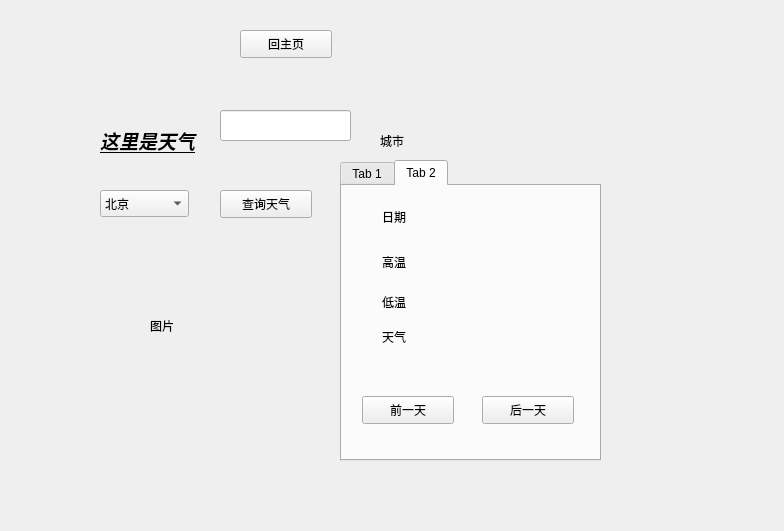
<?xml version="1.0" encoding="UTF-8"?>
<ui version="4.0">
 <class>Weather</class>
 <widget class="QWidget" name="Weather">
  <property name="geometry">
   <rect>
    <x>0</x>
    <y>0</y>
    <width>784</width>
    <height>531</height>
   </rect>
  </property>
  <property name="windowTitle">
   <string>Form</string>
  </property>
  <widget class="QPushButton" name="pushButton">
   <property name="geometry">
    <rect>
     <x>240</x>
     <y>30</y>
     <width>92</width>
     <height>28</height>
    </rect>
   </property>
   <property name="text">
    <string>回主页</string>
   </property>
  </widget>
  <widget class="QWidget" name="widget" native="true">
   <property name="geometry">
    <rect>
     <x>70</x>
     <y>90</y>
     <width>691</width>
     <height>431</height>
    </rect>
   </property>
   <widget class="QPushButton" name="pushButton_2">
    <property name="geometry">
     <rect>
      <x>150</x>
      <y>100</y>
      <width>92</width>
      <height>28</height>
     </rect>
    </property>
    <property name="text">
     <string>查询天气</string>
    </property>
   </widget>
   <widget class="QLabel" name="label">
    <property name="geometry">
     <rect>
      <x>30</x>
      <y>20</y>
      <width>141</width>
      <height>61</height>
     </rect>
    </property>
    <property name="text">
     <string>&lt;html&gt;&lt;head/&gt;&lt;body&gt;&lt;p&gt;&lt;span style=&quot; font-size:14pt; font-weight:700; font-style:italic; text-decoration: underline;&quot;&gt;这里是天气&lt;/span&gt;&lt;/p&gt;&lt;/body&gt;&lt;/html&gt;</string>
    </property>
   </widget>
   <widget class="QLabel" name="label_2">
    <property name="geometry">
     <rect>
      <x>310</x>
      <y>30</y>
      <width>111</width>
      <height>41</height>
     </rect>
    </property>
    <property name="text">
     <string>城市</string>
    </property>
   </widget>
   <widget class="QLabel" name="img">
    <property name="geometry">
     <rect>
      <x>80</x>
      <y>180</y>
      <width>111</width>
      <height>111</height>
     </rect>
    </property>
    <property name="text">
     <string>图片</string>
    </property>
   </widget>
   <widget class="QLineEdit" name="lineEdit">
    <property name="geometry">
     <rect>
      <x>150</x>
      <y>20</y>
      <width>131</width>
      <height>31</height>
     </rect>
    </property>
   </widget>
   <widget class="QComboBox" name="comboBox">
    <property name="geometry">
     <rect>
      <x>30</x>
      <y>100</y>
      <width>89</width>
      <height>27</height>
     </rect>
    </property>
    <item>
     <property name="text">
      <string>北京</string>
     </property>
    </item>
    <item>
     <property name="text">
      <string>南京</string>
     </property>
    </item>
    <item>
     <property name="text">
      <string>上海</string>
     </property>
    </item>
   </widget>
   <widget class="QTabWidget" name="tabWidget">
    <property name="geometry">
     <rect>
      <x>270</x>
      <y>70</y>
      <width>261</width>
      <height>301</height>
     </rect>
    </property>
    <property name="currentIndex">
     <number>1</number>
    </property>
    <widget class="QWidget" name="tab">
     <attribute name="title">
      <string>Tab 1</string>
     </attribute>
     <widget class="QLabel" name="label_3">
      <property name="geometry">
       <rect>
        <x>10</x>
        <y>20</y>
        <width>121</width>
        <height>41</height>
       </rect>
      </property>
      <property name="text">
       <string>温度</string>
      </property>
     </widget>
     <widget class="QLabel" name="label_5">
      <property name="geometry">
       <rect>
        <x>10</x>
        <y>80</y>
        <width>121</width>
        <height>61</height>
       </rect>
      </property>
      <property name="text">
       <string>天气</string>
      </property>
     </widget>
     <widget class="QLabel" name="label_4">
      <property name="geometry">
       <rect>
        <x>10</x>
        <y>160</y>
        <width>121</width>
        <height>31</height>
       </rect>
      </property>
      <property name="text">
       <string>PM2.5</string>
      </property>
     </widget>
    </widget>
    <widget class="QWidget" name="tab_2">
     <attribute name="title">
      <string>Tab 2</string>
     </attribute>
     <widget class="QLabel" name="label_6">
      <property name="geometry">
       <rect>
        <x>40</x>
        <y>20</y>
        <width>81</width>
        <height>21</height>
       </rect>
      </property>
      <property name="text">
       <string>日期</string>
      </property>
     </widget>
     <widget class="QLabel" name="label_7">
      <property name="geometry">
       <rect>
        <x>40</x>
        <y>60</y>
        <width>91</width>
        <height>31</height>
       </rect>
      </property>
      <property name="text">
       <string>高温</string>
      </property>
     </widget>
     <widget class="QLabel" name="label_8">
      <property name="geometry">
       <rect>
        <x>40</x>
        <y>100</y>
        <width>81</width>
        <height>31</height>
       </rect>
      </property>
      <property name="text">
       <string>低温</string>
      </property>
     </widget>
     <widget class="QLabel" name="label_9">
      <property name="geometry">
       <rect>
        <x>40</x>
        <y>140</y>
        <width>81</width>
        <height>21</height>
       </rect>
      </property>
      <property name="text">
       <string>天气</string>
      </property>
     </widget>
     <widget class="QPushButton" name="pushButton_3">
      <property name="geometry">
       <rect>
        <x>20</x>
        <y>210</y>
        <width>92</width>
        <height>28</height>
       </rect>
      </property>
      <property name="text">
       <string>前一天</string>
      </property>
     </widget>
     <widget class="QPushButton" name="pushButton_4">
      <property name="geometry">
       <rect>
        <x>140</x>
        <y>210</y>
        <width>92</width>
        <height>28</height>
       </rect>
      </property>
      <property name="text">
       <string>后一天</string>
      </property>
     </widget>
    </widget>
   </widget>
  </widget>
 </widget>
 <resources/>
 <connections/>
</ui>
